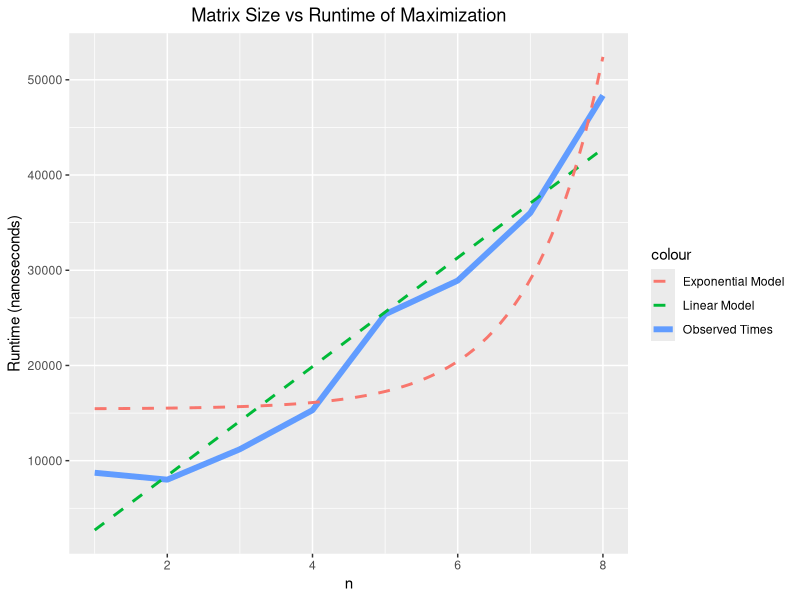

Reproduce this figure in R. (Note: this script raises an error after producing the figure.)
# Eduard Danalache
# Federal Reserve Board of Governors
# OCDO, DMID Section

library(ggplot2)
library(clue)
library(microbenchmark)

#clear workspace
rm(list=ls())

# identify home directory
home.dir    <- "C:/Users/Edi/Documents/Programming/R/PSS-Summer-School/Module 1/a4_m1_2017/"

# identify auxillary directories, based off of home.dir
code.dir    <- paste0(home.dir, "code/")
data.dir    <- paste0(home.dir, "data/")
plots.dir   <- paste0(home.dir, "plots/")

# identify input and output directories, based of of data.dir
input.dir   <- paste0(data.dir, "input/")
output.dir  <- paste0(data.dir, "output/")


# Bonus
make_mtx <- function(n) {
  m <- matrix(nrow=n, ncol=n)
  for (i in 1:n) {
    for (j in 1:n) {
      m[i, j] <- as.integer(runif(1, 1, 1000))
    }
  }
  return(m)
}

test_runtime <- function(n) {
  n_matrix <- make_mtx(n)
  solve_LSAP(n_matrix, maximum=T) #use Hungarian Algorithm function from clue library
}


df <- data.frame(n=integer(), runtime=double())
for (i in 1:8) {
  #time how long 1000 iterations of the maximization function take and average the times for each matrix size
  df[nrow(df) + 1,] <- c(i, mean(microbenchmark(test_runtime(i), times=1000)$time))
}

matrix_sum_graph <- ggplot(data=df, aes(x=n, y=runtime)) + geom_line(aes(color="Observed Times"), size=2) + 
  geom_smooth(method="lm", aes(color="Linear Model"), se=F, linetype=2) + 
  geom_smooth(method="lm", aes(color="Exponential Model"), formula=(y~exp(x)), se=F, linetype=2) +
  labs(y="Runtime (nanoseconds)", title="Matrix Size vs Runtime of Maximization") +
  theme(plot.title = element_text(hjust = 0.5))

pdf(paste0(plots.dir, "matrix_sum_bonus.pdf"))
plot(matrix_sum_graph)
dev.off()
